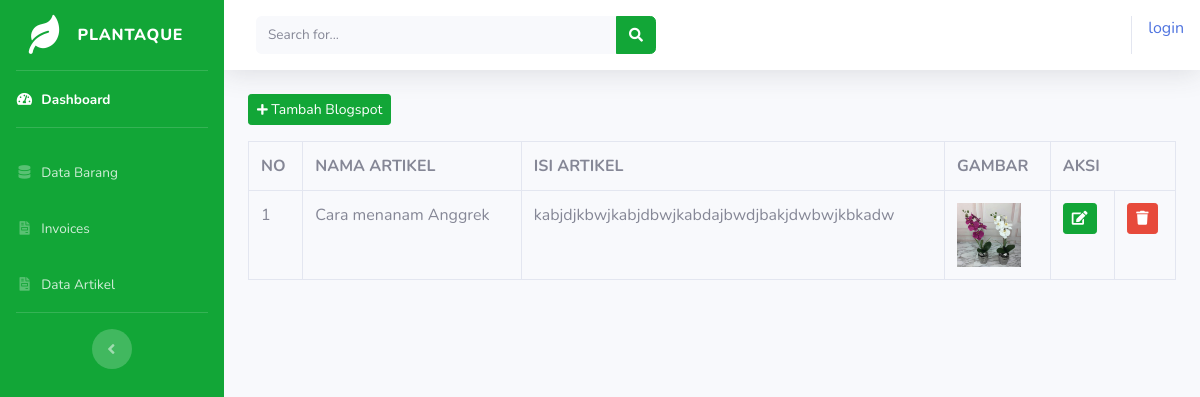
/index.php/admin/data_blogspot, run on the app's committed database.
### tables this page shows
CREATE TABLE `tb_blogspot` (
  `id_deskripsi` int(11) NOT NULL,
  `nama_deskripsi` varchar(100) NOT NULL,
  `deskripsi` text NOT NULL,
  `gambar` text NOT NULL,
  `video_url` varchar(200) NOT NULL
);

### application/controllers/admin/data_blogspot.php (called while the page is built, shortened)
<?php
class data_blogspot extends CI_Controller{
    public function index()
    {
        $data['blogspot'] = $this->model_blogspot->tampil_data()->result();
        $this->load->view('templates_admin/header');
        $this->load->view('templates_admin/sidebar');
        $this->load->helper('video');
        $this->load->view('admin/data_blogspot', $data);
        $this->load->view('templates_admin/footer');
    }
}
?>

### index.php (called while the page is built, shortened)
<?php
require_once BASEPATH.'core/CodeIgniter.php';

### application/models/model_blogspot.php (called while the page is built, shortened)
<?php
class Model_blogspot extends CI_model{
    public function tampil_data()
    {
        return $this->db->get('tb_blogspot');
    }
}
?>

### application/views/admin/data_blogspot.php (the view, shortened to what this page needs)
<div class="container-fluid">
    <button class="btn btn-sm btn-primary mb-3" data-toggle="modal" data-target="#tambah_blogspot">
    <i class="fas fa-plus fa-sm"></i> Tambah Blogspot</button>
    <table class="table table-bordered">
        <tr>
            <th>NO</th>
            <th>NAMA ARTIKEL</th>
            <th>ISI ARTIKEL</th>
            <th>GAMBAR</th>
            <th colspan='3'>AKSI</th>
        </tr>
        <?php
        $no=1;
        foreach($blogspot as $blog) : ?>
        <tr>
            <td><?php echo $no++ ?></td>
            <td><?php echo $blog->nama_deskripsi ?></td>
            <td><?php echo substr($blog->deskripsi, 0, 100)  ?></td>
            <td>
              <img src="<?php echo base_url('/uploads/'.$blog->gambar) ?>" width="64">
            </td>
            <td><?php echo anchor('admin/data_blogspot/edit/'.$blog->id_deskripsi,
            '<div class="btn btn-primary btn-sm"><i class="fa fa-edit"></i></div>')?></td>
            <td><?php echo anchor('admin/data_blogspot/hapus/'.$blog->id_deskripsi,
            '<div class="btn btn-danger btn-sm"><i class="fa fa-trash"></i></div>') ?></td>
        </tr>
        <?php endforeach; ?>
    </table>
</div>

### data on the page
tb_blogspot: nama_deskripsi "Cara menanam Anggrek", deskripsi "kabjdjkbwjkabjdbwjkabdajbwdjbakjdwbwjkbkadw", gambar (picture)

### other printed values
anchor('auth/login', 'login') "login"
